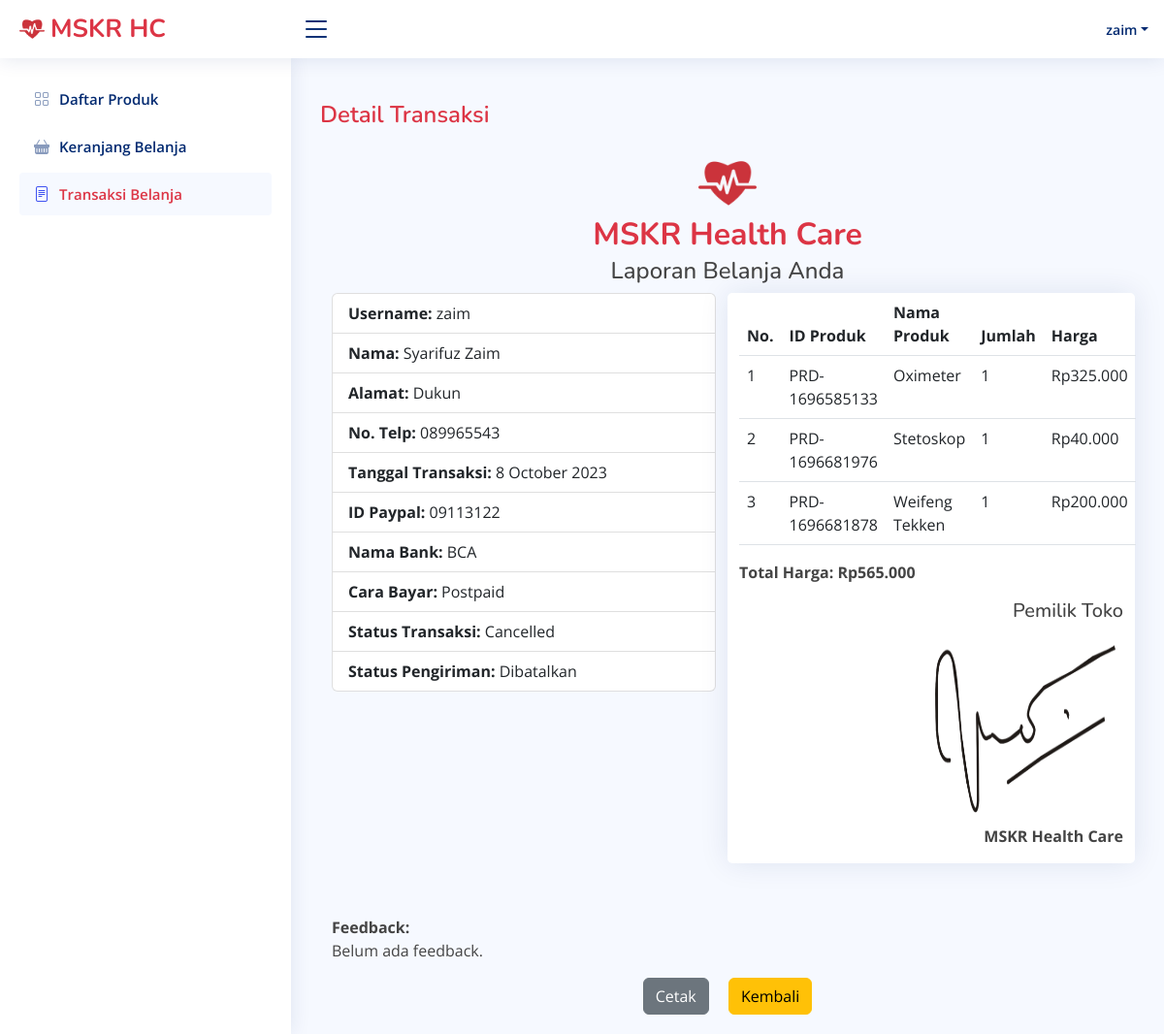
The page /Customer/detailTransaksi.php?id=TRS-1696718291 (signed in) on the database its author committed.
### tables this page shows
CREATE TABLE `transaksi` (
  `idTransaksi` varchar(255) NOT NULL,
  `username` varchar(255) NOT NULL,
  `tanggalTransaksi` date NOT NULL,
  `caraBayar` enum('Prepaid','Postpaid') NOT NULL,
  `bank` varchar(255) NOT NULL,
  `statusTransaksi` enum('Pending','Accepted','Rejected','Cancelled') NOT NULL,
  `totalHarga` int(11) NOT NULL,
  `statusPengiriman` enum('Pending','Dalam Perjalanan','Terkirim','Dibatalkan') NOT NULL,
  `feedBack` varchar(255) DEFAULT NULL
);

CREATE TABLE `customer` (
  `username` varchar(255) NOT NULL,
  `password` varchar(255) NOT NULL,
  `namaLengkap` varchar(255) NOT NULL,
  `email` varchar(255) NOT NULL,
  `dob` date NOT NULL,
  `gender` varchar(255) NOT NULL,
  `alamat` varchar(255) NOT NULL,
  `kota` varchar(255) NOT NULL,
  `contact` varchar(15) NOT NULL,
  `paypalID` varchar(20) NOT NULL
);

CREATE TABLE `keranjang` (
  `idKeranjang` int(11) NOT NULL,
  `username` varchar(255) NOT NULL,
  `idProduk` varchar(255) NOT NULL,
  `jumlah` int(11) NOT NULL,
  `harga` int(11) NOT NULL,
  `status` enum('Belum Dibayar','Dibayar','Dibatalkan') NOT NULL,
  `idTransaksi` varchar(255) DEFAULT NULL
);

CREATE TABLE `produk` (
  `idProduk` varchar(255) NOT NULL,
  `namaProduk` varchar(255) NOT NULL,
  `kategoriProduk` varchar(255) NOT NULL,
  `hargaProduk` int(11) NOT NULL,
  `stokProduk` int(11) NOT NULL,
  `gambarProduk` varchar(255) NOT NULL
);

### connect.php (called while the page is built, shortened)
<?php
$connect = mysqli_connect("localhost", "root", "", "onlineshop");
function query($query){
    global $connect;
    $result = mysqli_query($connect, $query);
    $rows = [];
    while ($row = mysqli_fetch_assoc($result)){
        $rows[] = $row;
    }
    return $rows;
}
?>

### Customer/detailTransaksi.php (the view, shortened to what this page needs)
<?php
require 'template/headerCust.php';
require 'template/sidebarCust.php';
$idTransaksi = $_GET["id"];
$username = $_SESSION["username"];
$detailTransaksi = query("SELECT * FROM transaksi
JOIN customer ON transaksi.username = customer.username
WHERE transaksi.idTransaksi = '$idTransaksi' AND transaksi.username = '$username';
")[0];
$keranjangUser = query("SELECT * FROM keranjang
JOIN produk ON keranjang.idProduk = produk.idProduk
WHERE keranjang.username = '$username' AND keranjang.idTransaksi = '$idTransaksi';
");
$tanggalTransaksi = strtotime($detailTransaksi["tanggalTransaksi"]);
$tanggalFormatted = date("j F Y", $tanggalTransaksi);
?>
<main id="main" class="main">
    <div class="pagetitle">
      <h1 class="text-danger">Detail Transaksi</h1>
    </div>
    <section class="section">
        <div class="container-fluid">
            <div class="row">
                <div class="col">
                    <div class="container mt-3">
                        <div class="row align-items-center">
                            <center>
                                <img src="../img/logo.png" width="60px" class="mb-1">
                                <div class="col-md-10">
                                    <h2 class="mb-1"><strong class="text-danger">MSKR Health Care</strong></h2>
                                    <h4 class="mb-2">Laporan Belanja Anda</h4>
                                </div>
                            </center>
                        </div>
                    </div>
                <div class="row">
                    <div class="col-md-6">
                        <ul class="list-group">
                            <li class="list-group-item"><strong>Username:</strong> <?= $detailTransaksi["username"]; ?></li>
                            <li class="list-group-item"><strong>Nama:</strong> <?= $detailTransaksi["namaLengkap"]; ?></li>
                            <li class="list-group-item"><strong>Alamat:</strong> <?= $detailTransaksi["alamat"]; ?></li>
                            <li class="list-group-item"><strong>No. Telp:</strong> <?= $detailTransaksi["contact"]; ?></li>
                            <li class="list-group-item"><strong>Tanggal Transaksi:</strong> <?= $tanggalFormatted; ?></li>
                            <li class="list-group-item"><strong>ID Paypal:</strong> <?= $detailTransaksi["paypalID"]; ?></li>
                            <li class="list-group-item"><strong>Nama Bank:</strong> <?= $detailTransaksi["bank"]; ?></li>
                            <li class="list-group-item"><strong>Cara Bayar:</strong> <?= $detailTransaksi["caraBayar"]; ?></li>
                            <li class="list-group-item"><strong>Status Transaksi:</strong> <?= $detailTransaksi["statusTransaksi"]; ?></li>
                            <li class="list-group-item"><strong>Status Pengiriman:</strong> <?= $detailTransaksi["statusPengiriman"]; ?></li>
                        </ul>
                    </div>
                    <div class="card col">
                        <table class="table">
                            <thead>
                                <tr>
                                    <th scope="col">No.</th>
                                    <th scope="col">ID Produk</th>
                                    <th scope="col">Nama Produk</th>
                                    <th scope="col">Jumlah</th>
                                    <th scope="col">Harga</th>
                                </tr>
                            </thead>
                            <tbody>
                                <?php $i = 1; ?>
                                <?php foreach($keranjangUser as $keranjang) : ?>
                                <tr>
                                    <td><?= $i; ?></td>
                                    <td><?= $keranjang["idProduk"]; ?></td>
                                    <td><?= $keranjang["namaProduk"]; ?></td>
                                    <td><?= $keranjang["jumlah"]; ?></td>
                                    <td>Rp<?= number_format($keranjang["harga"], 0, ',', '.'); ?></td>
                                </tr>
                                <?php $i++; ?>
                                <?php endforeach; ?>
                            </tbody>
                        </table>
                        <div class="fw-bold">Total Harga: Rp<?= number_format($detailTransaksi["totalHarga"], 0, ',', '.'); ?></div>
                        <div class="mt-3 text-end">
                            <h5>Pemilik Toko</h5>
                            <img src="../img/ttd.png" alt="Tanda Tangan" style="width: 200px; height: 200px;">
                            <p class="fw-bold">MSKR Health Care</p>
                        </div>
                    </div>
                </div>
                <div class="mt-4">
                    <div class="fw-bold">Feedback:</div>
                    <?= $detailTransaksi["feedBack"] ? $detailTransaksi["feedBack"] : "Belum ada feedback."; ?>
                </div>
                <div class="text-center mt-3">
                    <button id="printButton" class="btn btn-secondary mx-2">Cetak</button>
                    <a href="viewTransaksi.php" style="text-decoration: none;">
                        <button id="kembali" class="btn btn-warning mx-2">Kembali</button>
                    </a>
                </div>
            </div>
        </div>
    </div>
</section>

### assets/css/style.css (style rules this page uses)
:root { scroll-behavior: smooth; }
body { font-family: "Open Sans", sans-serif; background: #f6f9ff; color: #444444; }
a { color: #4154f1; text-decoration: none; }
h1, h2, h3, h4, h5, h6 { font-family: "Nunito", sans-serif; }
#main { margin-top: 60px; padding: 20px 30px; transition: all 0.3s; }
.pagetitle { margin-bottom: 10px; }
.pagetitle h1 { font-size: 24px; margin-bottom: 0; font-weight: 600; color: #012970; }
.card { margin-bottom: 30px; border: none; border-radius: 5px; box-shadow: 0px 0 30px rgba(1, 41, 112, 0.1); }
@media (min-width: 1200px) { #main, #footer { margin-left: 300px; } }

### rows shown on the page
transaksi: username.username "zaim", username.namaLengkap "Syarifuz Zaim", username.alamat "Dukun", username.contact "089965543", tanggalTransaksi "8 October 2023", username.paypalID "09113122", bank "BCA", caraBayar "Postpaid", statusTransaksi "Cancelled", statusPengiriman "Dibatalkan", totalHarga "565.000"
keranjang: idProduk.idProduk "PRD-1696585133", idProduk.namaProduk "Oximeter", jumlah "1", harga "325.000"
keranjang: idProduk.idProduk "PRD-1696681976", idProduk.namaProduk "Stetoskop", jumlah "1", harga "40.000"
keranjang: idProduk.idProduk "PRD-1696681878", idProduk.namaProduk "Weifeng Tekken", jumlah "1", harga "200.000"

### other values the page prints
$userLogin "zaim"
